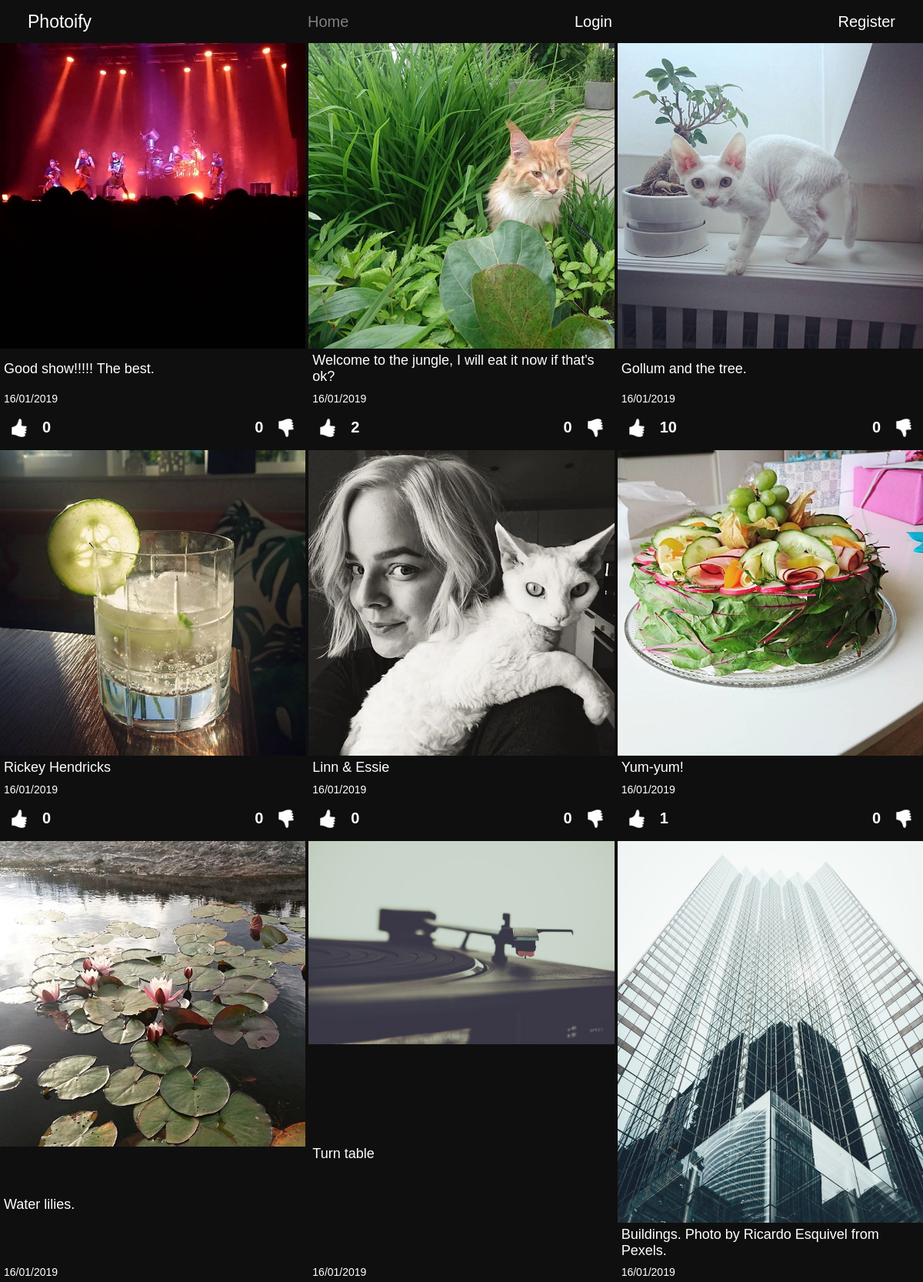
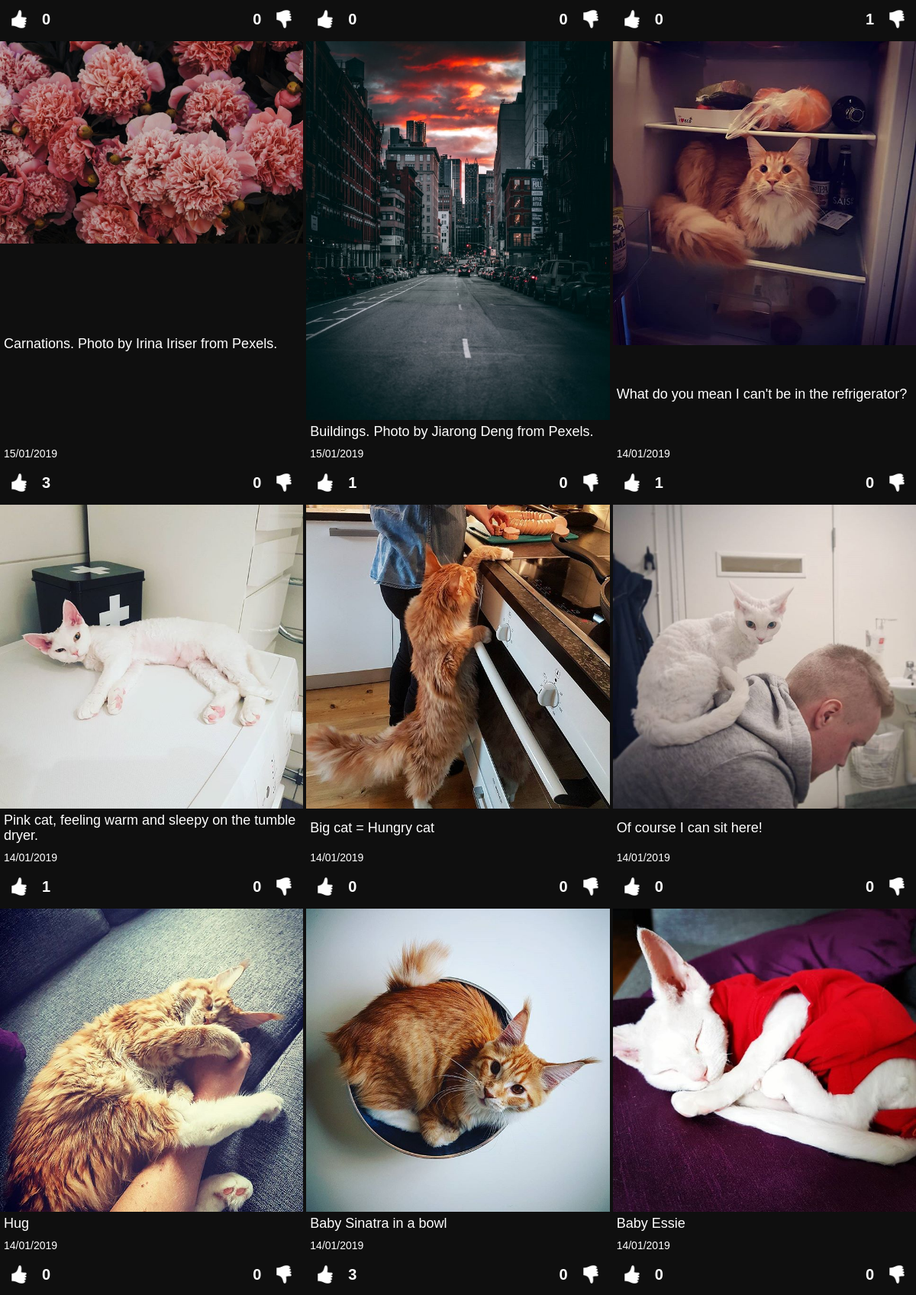
The page / (upper part) on the database its author committed (2 pictures, top to bottom).
### tables this page shows
CREATE TABLE "posts" (
	`post_id`	INTEGER PRIMARY KEY AUTOINCREMENT,
	`description`	TEXT,
	`image_url`	TEXT,
	`user_id`	INTEGER,
	`date`	INTEGER,
	FOREIGN KEY(`user_id`) REFERENCES `users`(`id`)
);

### app/database/database-functions.php (called while the page is built, shortened)
<?php
function connectToDB(){
    static $pdo;
    if ($pdo instanceof PDO) {
        return $pdo;
    }
    $config = require dirname(__DIR__).'/config.php';
    $pdo = new PDO($config['database_path']);
    return $pdo;
}
function getAllPosts(){
    $pdo = connectToDB();
   $allPostsStatement = $pdo->prepare('SELECT * FROM posts ORDER BY date DESC');
   $allPostsStatement->execute();
   $allPosts = $allPostsStatement->fetchAll(PDO::FETCH_ASSOC);
   return $allPosts;
}
function countDislikes($postId){
    $pdo = connectToDB();
    $getDislikes = $pdo->prepare('SELECT * FROM dislikes WHERE post_id=:post_id');
    $getDislikes->bindParam(':post_id', $postId, PDO::PARAM_INT);
    $getDislikes->execute();
    $likes = $getDislikes->fetchAll(PDO::FETCH_ASSOC);
    $currentLikes = count($likes);
    return $currentLikes;
}

### feed.php (the view, shortened to what this page needs)
<?php
$posts = getAllPosts();
?>
<?php
    foreach ($posts as $post) :
        $likes = countLikes($post['post_id']);
        $dislikes = countDislikes($post['post_id']);
        $doesUserLikePost= userLikesPost($loggedInUser['id'], $post['post_id']);
        $doesUserDislikePost= userDislikesPost($loggedInUser['id'], $post['post_id']);
    ?>
<div class="post">
    <div class=image-container>
        <img class="post-image" src="<?= $post['image_url']?>" alt="image">
    </div>
    <h5 class="description">
        <?= $post['description']?>
    </h5>
    <div class="info-container">
        <h6 class="post-date">
            <?= date('d/m/Y', $post['date']);?>
        </h6>
        <div class="like-buttons">
            <form class="likes-form" action="/app/likes/likes.php" method="post">
                <button class="like-button"><img src="<?= !empty($doesUserLikePost) ? "/assets/iconmonstr-thumb-like-dark.png"
                        : "/assets/iconmonstr-thumb-like-light.png" ?>" alt=""></button>
                <h5 class="likes">
                    <?= !empty($likes) ?  $likes :  '0' ?>
                </h5>
            </form>
            <form class="likes-form" action="/app/likes/dislikes.php" method="post">
                <h5 class="dislikes">
                    <?= !empty($dislikes) ?  $dislikes :  '0' ?>
                </h5>
                <button class="dislike-button"><img src="<?= !empty($doesUserDislikePost) ? "/assets/iconmonstr-thumb-dislike-dark.png"
                        : "/assets/iconmonstr-thumb-dislike-light.png" ?>" alt=""></button>
            </form>
        </div>
    </div>
</div>
<?php endforeach ?>

### assets/styles/main.css (style rules this page uses)
* { box-sizing: border-box; }
body { width: 100vw; margin: 0; background-color: rgb(15, 15, 15); color: white; font-family: sans-serif; }
h1, h2, h3, h4, h5, h6 { margin: 5px; }
img { width: 200px; }
button { color: black; background-color: whitesmoke; border-radius: 5px; }
.post { width: 100%; }
.post-image { width: 100%; }
.description { font-weight: 400; font-size: 18px; }
.post-date { font-size: 14px; font-weight: 300; }
.likes-form { display: flex; flex-direction: row; justify-content: center; align-items: center; }
.likes, .dislikes { font-size: 20px; font-weight: 600; }
.like-buttons { display: flex; flex-direction: row; justify-content: space-between; }
.like-button { margin: 0; padding: 0; background: none; border: none; display: flex; flex-direction: column; justify-content: center; align-items: center; }
.dislike-button { margin: 0; padding: 0; background: none; border: none; display: flex; flex-direction: column; justify-content: center; align-items: center; }
.like-button > img { width: 50px; height: 50px; margin: 0; padding: 0; }
.dislike-button > img { width: 50px; height: 50px; margin: 0; padding: 0; }
.post { display: flex; flex-direction: column; justify-content: space-between; }
.image-container { height: auto; display: flex; flex-direction: column; justify-content: center; align-items: center; }
form { display: flex; flex-direction: column; justify-content: center; align-items: center; }

### rows shown on the page
posts: image_url (picture), description "Good show!!!!! The best.", date "16/01/2019"
posts: image_url (picture), description "Welcome to the jungle, I will eat it now if that's ok?", date "16/01/2019", likes "2"
posts: image_url (picture), description "Gollum and the tree.", date "16/01/2019", likes "10"
posts: image_url (picture), description "Rickey Hendricks", date "16/01/2019"
posts: image_url (picture), description "Linn & Essie", date "16/01/2019"
posts: image_url (picture), description "Yum-yum!", date "16/01/2019", likes "1"
posts: image_url (picture), description "Water lilies.", date "16/01/2019"
posts: image_url (picture), description "Turn table", date "16/01/2019"
posts: image_url (picture), description "Buildings. Photo by Ricardo Esquivel from Pexels.", date "16/01/2019", dislikes "1"
posts: image_url (picture), description "Carnations. Photo by Irina Iriser from Pexels.", date "15/01/2019", likes "3"
posts: image_url (picture), description "Buildings. Photo by Jiarong Deng from Pexels.", date "15/01/2019", likes "1"
posts: image_url (picture), description "What do you mean I can't be in the refrigerator?", date "14/01/2019", likes "1"
posts: image_url (picture), description "Pink cat, feeling warm and sleepy on the tumble dryer.", date "14/01/2019", likes "1"
posts: image_url (picture), description "Big cat = Hungry cat", date "14/01/2019"
posts: image_url (picture), description "Of course I can sit here!", date "14/01/2019"
posts: image_url (picture), description "Hug", date "14/01/2019"
posts: image_url (picture), description "Baby Sinatra in a bowl", date "14/01/2019", likes "3"
posts: image_url (picture), description "Baby Essie", date "14/01/2019"

### other values the page prints
$config['title'] "Photoify"
